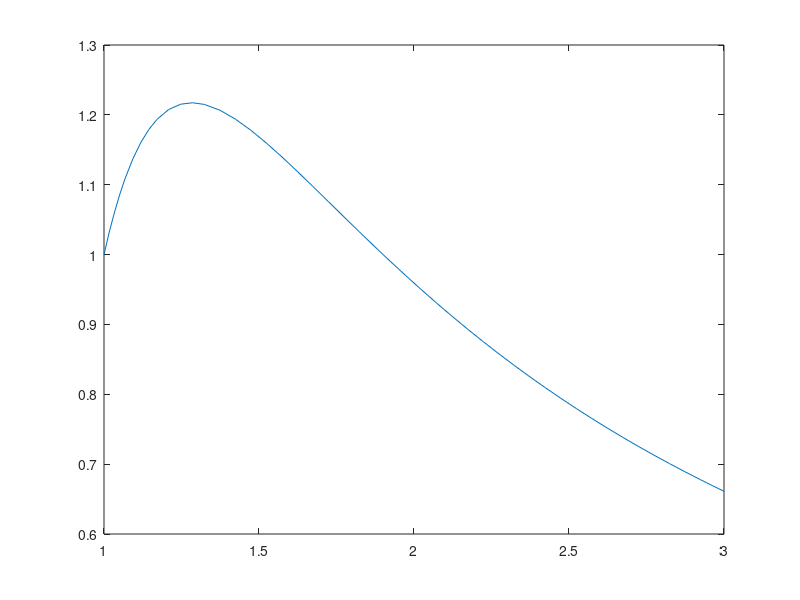

Here is the MATLAB script that generated this plot:
# L1Z1F

# t^2x' + tx + t^2x^2 = 4, x(1) = 1
# x' = 4/(t^2) - x/t - x^2

[T, X] =  ode45(@(t, x) 4/(t^2) - x/t - x^2, [1, 3], 1);
plot(T, X)
